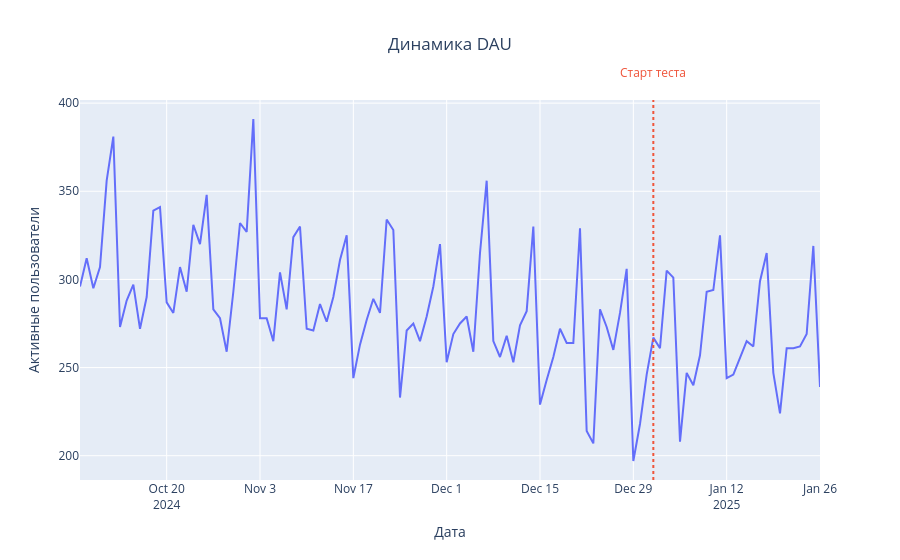
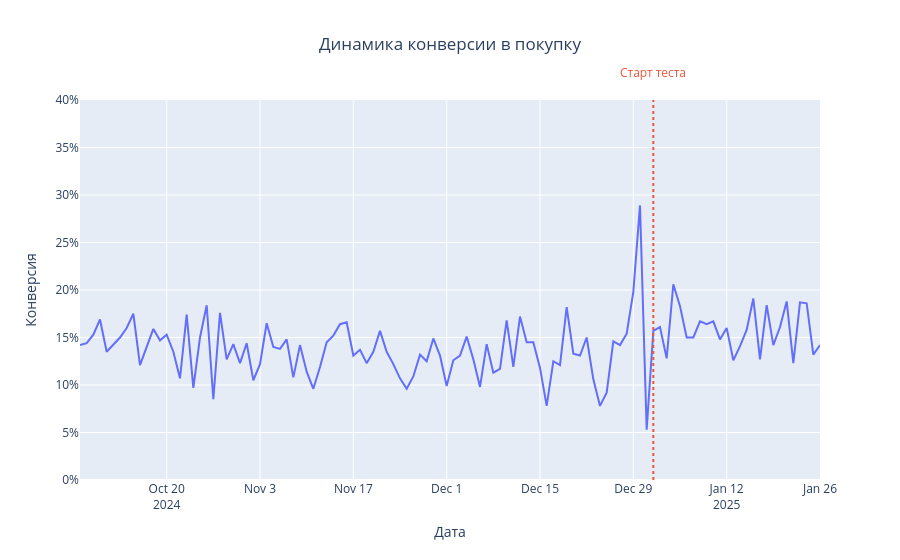
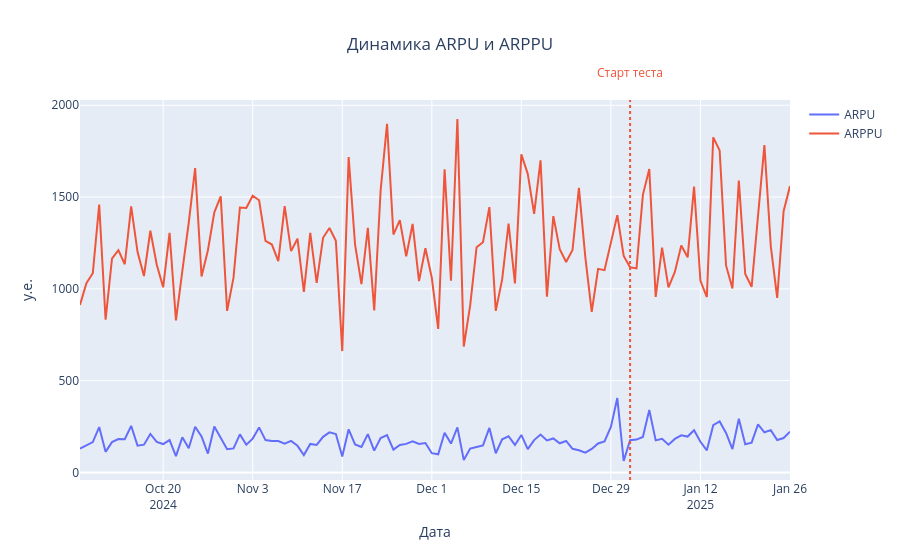
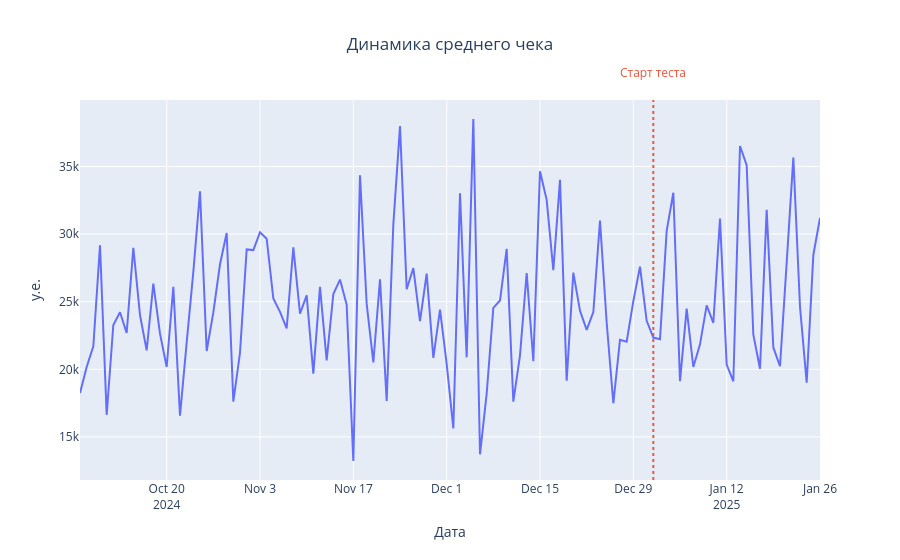

Source (notebook cell) for these figures, in order:
### Code cell
# Визуализируем метрики
# MAU
fig1 = px.line(daily_stats,
               x='date',
               y='active_users',
               title='Динамика DAU',
               labels={'date': 'Дата', 'active_users':'Активные пользователи'})

test_start = pd.to_datetime('2025-01-01')

fig1.add_shape(type='line',
              x0=test_start, 
              x1=test_start,
              y0=0, 
              y1=1,
              yref='paper',
              line=dict(color=px.colors.qualitative.Plotly[1], dash='dot'))

fig1.add_annotation(x=test_start,
                   y=1.1,
                   yref='paper',
                   text='Старт теста',
                   showarrow=False,
                   font=dict(color=px.colors.qualitative.Plotly[1], size=12))

fig1.update_traces(line=dict(color=px.colors.qualitative.Plotly[0]))
fig1.update_layout(title_x=0.5)
fig1.show()

# Конверсия
fig2 = px.line(daily_stats,
               x='date',
               y='conversion',
               title='Динамика конверсии в покупку',
               labels={'date': 'Дата', 'conversion':'Конверсия'})


fig2.add_shape(type='line',
              x0=test_start, 
              x1=test_start,
              y0=0, 
              y1=1,
              yref='paper',
              line=dict(color=px.colors.qualitative.Plotly[1], dash='dot'))

fig2.add_annotation(x=test_start,
                   y=1.1,
                   yref='paper',
                   text='Старт теста',
                   showarrow=False,
                   font=dict(color=px.colors.qualitative.Plotly[1], size=12))

fig2.update_traces(line=dict(color=px.colors.qualitative.Plotly[0]))
fig2.update_layout(title_x=0.5, yaxis=dict(range=[0, 0.4], tickformat='.0%'))
fig2.show()

# ARPU и ARPPU
fig3 = go.Figure()

fig3.add_trace(go.Scatter(x=daily_stats['date'],
                         y=daily_stats['arpu'],
                         name='ARPU',
                         line=dict(color=px.colors.qualitative.Plotly[0]),
                         mode='lines'))

fig3.add_trace(go.Scatter(x=daily_stats['date'],
                         y=daily_stats['arppu'],
                         name='ARPPU',
                         line=dict(color=px.colors.qualitative.Plotly[1]),
                         mode='lines'))

fig3.add_shape(type='line',
              x0=test_start, 
              x1=test_start,
              y0=0, 
              y1=1,
              yref='paper',
              line=dict(color=px.colors.qualitative.Plotly[1], dash='dot'))

fig3.add_annotation(x=test_start,
                   y=1.1,
                   yref='paper',
                   text='Старт теста',
                   showarrow=False,
                   font=dict(color=px.colors.qualitative.Plotly[1], size=12))

fig3.update_layout(title='Динамика ARPU и ARPPU',
                  xaxis_title='Дата',
                  yaxis_title='у.е.',
                  hovermode='x unified',
                  title_x=0.5)
fig3.show()

# AOV
fig4 = px.line(daily_stats,
               x='date',
               y='aov',
               title='Динамика среднего чека',
               labels={'date': 'Дата', 'aov':'Средний чек'})

fig4.add_shape(type='line',
              x0=test_start, 
              x1=test_start,
              y0=0, 
              y1=1,
              yref='paper',
              line=dict(color=px.colors.qualitative.Plotly[1], dash='dot'))

fig4.add_annotation(x=test_start,
                   y=1.1,
                   yref='paper',
                   text='Старт теста',
                   showarrow=False,
                   font=dict(color=px.colors.qualitative.Plotly[1], size=12))

fig4.update_traces(line=dict(color=px.colors.qualitative.Plotly[0]))
fig4.update_layout(title_x=0.5, yaxis_title='у.е.')
fig4.show()
